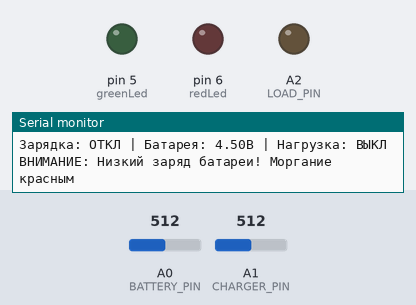
Bench run of a sketch on a simulated Arduino Uno, built with avr-gcc and run on an emulated ATmega328P. On the bench: output pins drawn as LEDs (lit = HIGH), the last lines printed to the serial monitor. The test bench sets the inputs (shaded band); at power-on: A1 (CHARGER_PIN) = 512, A0 (BATTERY_PIN) = 512.

Above: at 1.2 s.
1.3 s: A1 (CHARGER_PIN) set to 532
At 2.1 s:
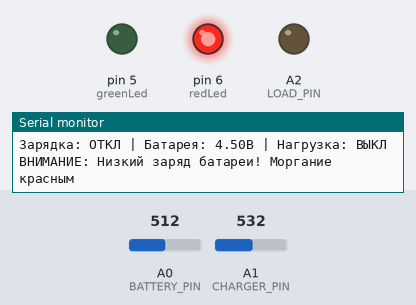
2.8 s: A0 (BATTERY_PIN) set to 815
4.3 s: A0 (BATTERY_PIN) set to 830
At 5.5 s:
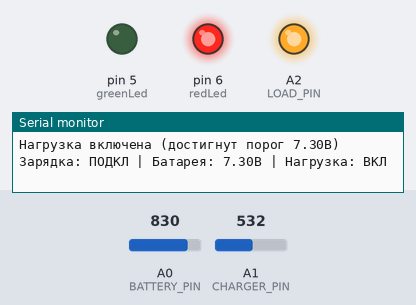
5.8 s: A1 (CHARGER_PIN) set to 511
At 7.0 s:
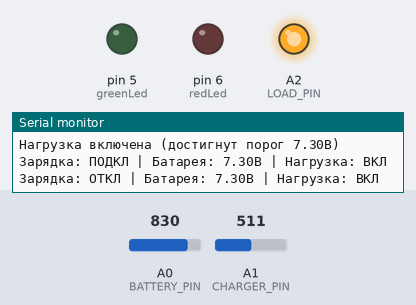
7.3 s: A1 (CHARGER_PIN) set to 716
At 7.7 s:
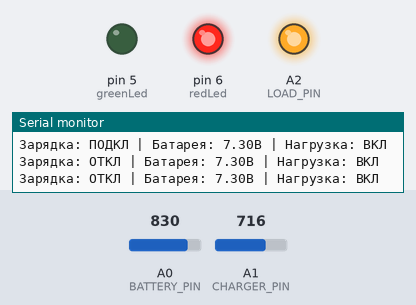
8.8 s: A0 (BATTERY_PIN) set to 900
At 9.8 s:
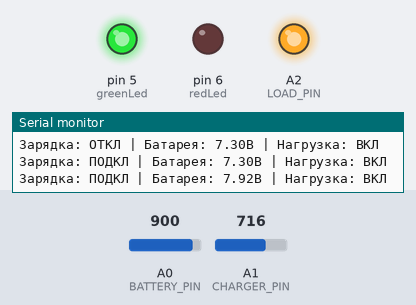
Timing chart, 0 to 11.3 s (numbered marks = the images above; inputs shaded):
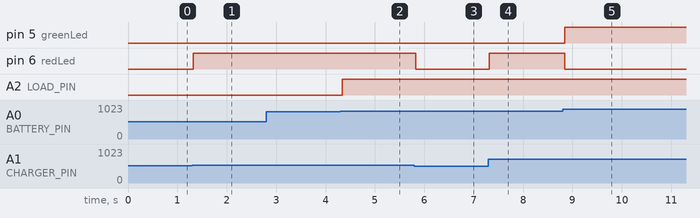

The sketch:

Micronics.ino
```cpp
#define CHARGER_PIN A1      // Пин подключения зарядки
#define BATTERY_PIN A0      // Пин измерения напряжения аккумулятора
#define LOAD_PIN A2         // Пин подачи питания на нагрузку
#define VREF 4.5            // Опорное напряжение = 4.5 т.к. питание идет с платы через диод, поэтому падение напряжения до 4.5

const int redLed = 6;       // Красный светодиод
const int greenLed = 5;     // Зеленый светодиод

// Константы для напряжений
const float CHARGER_THRESHOLD = 2.3;    // Порог определения подключения зарядки
const float BATTERY_MIN = 5.3;          // Минимальное напряжение батареи (через делитель)
const float BATTERY_MAX = 7.4;            // Максимальное напряжение батареи (через делитель)
const float BATTERY_LOW = 6;            // Порог низкого заряда (моргание)
const float LOAD_ENABLE_VOLTAGE = 7.3;  // Напряжение для включения нагрузки
const float LOAD_DISABLE_VOLTAGE = 7.1; // Напряжение для выключения нагрузки (гистерезис)

// Флаги состояния
bool isCharging = false;
bool loadEnabled = false;
bool redLedBlinkState = false;
unsigned long lastBlinkTime = 0;
const unsigned long BLINK_INTERVAL = 2000;

void setup() {
  Serial.begin(9600);

  pinMode(redLed, OUTPUT);
  pinMode(greenLed, OUTPUT);
  pinMode(LOAD_PIN, OUTPUT);

  digitalWrite(redLed, LOW);
  digitalWrite(greenLed, LOW);
  digitalWrite(LOAD_PIN, LOW);

  Serial.println("Система контроля заряда запущена");
}

void loop() {
  float chargerVoltage = analogRead(CHARGER_PIN) * VREF / 1023.0;
  float batteryVoltage = analogRead(BATTERY_PIN) * VREF / 1023.0;

  // Корректировка напряжения батареи (делитель 0.5)
  float actualBatteryVoltage = batteryVoltage * 2.0 ;

  // Определение состояния зарядки
  bool chargerConnected = (chargerVoltage > CHARGER_THRESHOLD);

  // Логика управления
  if (chargerConnected) {
    // Зарядка подключена
    isCharging = true;
    redLedBlinkState = false;

    if (actualBatteryVoltage < BATTERY_MAX) {
      // Батарея заряжается, но еще не полностью
      digitalWrite(greenLed, LOW);
      digitalWrite(redLed, HIGH);  // Красный горит постоянно - идет зарядка

      // Управление нагрузкой с гистерезисом
      if (!loadEnabled && actualBatteryVoltage >= LOAD_ENABLE_VOLTAGE) {
        // Отключение зарядки через n-транзистор, только при достижении верхнего порога
        digitalWrite(LOAD_PIN, HIGH);
        loadEnabled = true;
        Serial.println("Нагрузка включена (достигнут порог " + String(LOAD_ENABLE_VOLTAGE) + "В)");
        //digitalWrite(greenLed, HIGH);
        //digitalWrite(redLed, LOW);
      }
      else if (loadEnabled && actualBatteryVoltage <= LOAD_DISABLE_VOLTAGE) {
        // Выключение зарядки через n-транзистор, только при падении ниже нижнего порога
        digitalWrite(LOAD_PIN, LOW);
        //digitalWrite(greenLed, LOW);
        //digitalWrite(redLed, HIGH);
        loadEnabled = false;
        Serial.println("Нагрузка отключена (напряжение ниже " + String(LOAD_DISABLE_VOLTAGE) + "В)");
      }

    }
    else {
      // Батарея полностью заряжена (>= BATTERY_MAX)
      digitalWrite(greenLed, HIGH);
      digitalWrite(redLed, LOW);

      // При полном заряде всегда отключаем зарядку
      if (!loadEnabled) {
        digitalWrite(LOAD_PIN, HIGH);
        loadEnabled = true;
        Serial.println("Нагрузка включена (батарея полностью заряжена)");
      }
    }
  }
  else {
    // Зарядка отключена
    isCharging = false;

    // Выключаем зеленый светодиод (только при зарядке)
    digitalWrite(greenLed, LOW);

    // Проверка состояния батареи
    if (actualBatteryVoltage <= BATTERY_LOW) {
      // Батарея разряжена (меньше или равно 6В) - моргание раз в 2 секунды
      unsigned long currentTime = millis();
      if (currentTime - lastBlinkTime >= BLINK_INTERVAL) {
        redLedBlinkState = !redLedBlinkState;
        digitalWrite(redLed, redLedBlinkState);
        lastBlinkTime = currentTime;
      }

      // Отключение нагрузки при низком заряде
      if (loadEnabled) {
        digitalWrite(LOAD_PIN, LOW);
        loadEnabled = false;
        Serial.println("Нагрузка отключена из-за низкого заряда");
      }
    }
    else {
      // Батарея заряжена (> 6В) - светодиод выключен
      digitalWrite(redLed, LOW);
      redLedBlinkState = false;

      // Управление нагрузкой с гистерезисом при работе от батареи
      //if (!loadEnabled && actualBatteryVoltage >= LOAD_ENABLE_VOLTAGE) {
      //  digitalWrite(LOAD_PIN, HIGH);
      //  loadEnabled = true;
      //  Serial.println("нагрузка включена (работа от батареи)");
      //}
      //else if (loadEnabled && actualBatteryVoltage <= LOAD_DISABLE_VOLTAGE) {
      //  digitalWrite(LOAD_PIN, LOW);
      //  loadEnabled = false;
      //  Serial.println("Нагрузка отключена (напряжение батареи упало)");
      //}
    }
  }

  // Вывод информации в монитор порта
  static unsigned long lastPrintTime = 0;
  if (millis() - lastPrintTime >= 1000) {
    Serial.print("Зарядка: ");
    Serial.print(chargerConnected ? "ПОДКЛ" : "ОТКЛ");
    Serial.print(" | Батарея: ");
    Serial.print(actualBatteryVoltage, 2);
    Serial.print("В | Нагрузка: ");
    Serial.println(loadEnabled ? "ВКЛ" : "ВЫКЛ");

    if (actualBatteryVoltage <= BATTERY_LOW && !isCharging) {
      Serial.println("ВНИМАНИЕ: Низкий заряд батареи! Моргание красным");
    }

    lastPrintTime = millis();
  }

  delay(50); // Небольшая задержка для стабильности
}
```

Measured:
- the behaviour switches between 522 and 523 on A1 (CHARGER_PIN) (found by bisection; images 0 and 1)
- the behaviour switches between 829 and 830 on A0 (BATTERY_PIN) (found by bisection; images 1 and 2)
- after the input at 1.3 s, pin 6 (redLed): LOW → HIGH after 0.02 s instead of 0.72 s
- after the input at 4.3 s, A2 (LOAD_PIN): LOW → HIGH at once
- after the input at 5.8 s, pin 6 (redLed): HIGH → LOW at once
- after the input at 7.3 s, pin 6 (redLed): LOW → HIGH at once
- after the input at 8.8 s, pin 5 (greenLed): LOW → HIGH at once; pin 6 (redLed): HIGH → LOW at once
